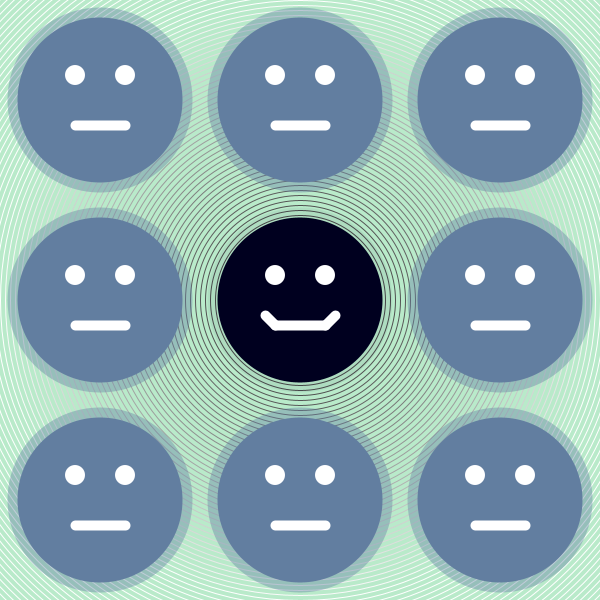
Frame 1 (no input)
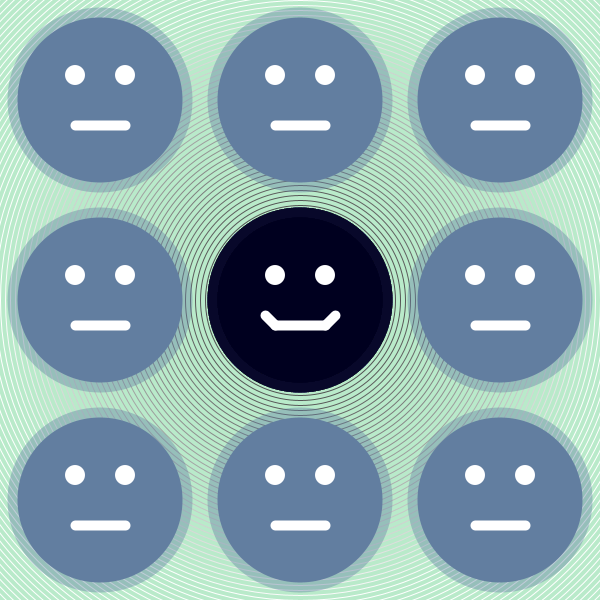
Frame 60 (the mouse pressed at the canvas centre just before this capture)
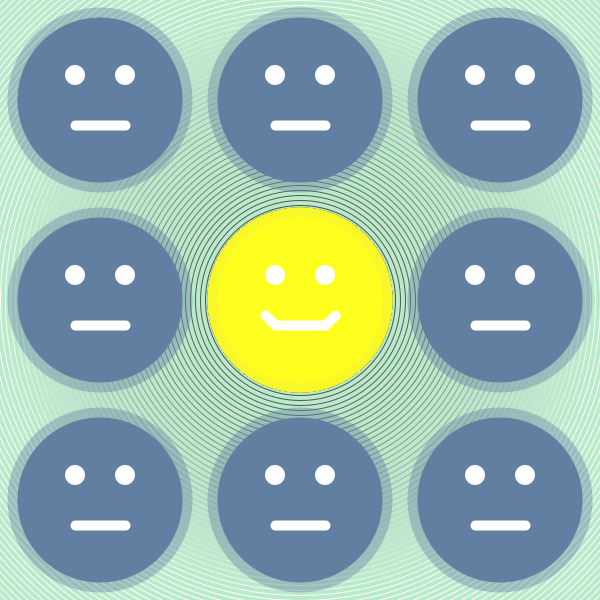
Frame 120 (the mouse held since frame 60 and released just before this capture)

The Processing sketch that drew these frames (run headless with seeded random() and noise(); from frame 60 on, the mouse is pressed at the canvas centre):

// Processing sketch: processing_23276
// ── processing_23276.pde

//Elise's Processing Homework #2
void setup(){
  size(600,600);
  background(185,234,202);
  smooth();

  for(int i = 0; i < 1000; i+=10){
    noFill();
    stroke(map(i,0,600,0,255));
    ellipse(width/2,height/2,i,i);
  }

  //Face: Top Left
  fill(98,126,160,100);
  noStroke();
  ellipseMode(CENTER);
  ellipse(100,100,185,185);
   
  fill(98,126,160);
  noStroke();
  ellipseMode(CENTER);
  ellipse(100,100,165,165);
   
  fill(255);
  ellipse(125,75,20,20);
   
  fill(255);
  ellipse(75,75,20,20);
   
  strokeWeight(10);
  stroke(255);
  line(75,125,125,125);
  
  //Face: Middle Left
  fill(98,126,160,100);
  noStroke();
  ellipseMode(CENTER);
  ellipse(100,300,185,185);
   
  fill(98,126,160);
  noStroke();
  ellipseMode(CENTER);
  ellipse(100,300,165,165);
   
  fill(255);
  ellipse(125,275,20,20);
   
  fill(255);
  ellipse(75,275,20,20);
   
  strokeWeight(10);
  stroke(255);
  line(75,325,125,325);
  
  //Face: Bottom Left
  fill(98,126,160,100);
  noStroke();
  ellipseMode(CENTER);
  ellipse(100,500,185,185);
   
  fill(98,126,160);
  noStroke();
  ellipseMode(CENTER);
  ellipse(100,500,165,165);
   
  fill(255);
  ellipse(125,475,20,20);
   
  fill(255);
  ellipse(75,475,20,20);
   
  strokeWeight(10);
  stroke(255);
  line(75,525,125,525);
  
  //Face: Top Center
  fill(98,126,160,100);
  noStroke();
  ellipseMode(CENTER);
  ellipse(300,100,185,185);
   
  fill(98,126,160);
  noStroke();
  ellipseMode(CENTER);
  ellipse(300,100,165,165);
   
  fill(255);
  ellipse(325,75,20,20);
   
  fill(255);
  ellipse(275,75,20,20);
   
  strokeWeight(10);
  stroke(255);
  line(275,125,325,125);
  
  //Face: Bottom Center
  fill(98,126,160,100);
  noStroke();
  ellipseMode(CENTER);
  ellipse(300,500,185,185);
   
  fill(98,126,160);
  noStroke();
  ellipseMode(CENTER);
  ellipse(300,500,165,165);
   
  fill(255);
  ellipse(325,475,20,20);
   
  fill(255);
  ellipse(275,475,20,20);
   
  strokeWeight(10);
  stroke(255);
  line(275,525,325,525);
  
  //Face: Top Right
  fill(98,126,160,100);
  noStroke();
  ellipseMode(CENTER);
  ellipse(500,100,185,185);
   
  fill(98,126,160);
  noStroke();
  ellipseMode(CENTER);
  ellipse(500,100,165,165);
   
  fill(255);
  ellipse(525,75,20,20);
   
  fill(255);
  ellipse(475,75,20,20);
   
  strokeWeight(10);
  stroke(255);
  line(475,125,525,125);
  
  //Face: Middle Center
  fill(98,126,160,100);
  noStroke();
  ellipseMode(CENTER);
  ellipse(500,300,185,185);
   
  fill(98,126,160);
  noStroke();
  ellipseMode(CENTER);
  ellipse(500,300,165,165);
   
  fill(255);
  ellipse(525,275,20,20);
   
  fill(255);
  ellipse(475,275,20,20);
   
  strokeWeight(10);
  stroke(255);
  line(475,325,525,325);
  
  //Face: Bottom Right
  fill(98,126,160,100);
  noStroke();
  ellipseMode(CENTER);
  ellipse(500,500,185,185);
   
  fill(98,126,160);
  noStroke();
  ellipseMode(CENTER);
  ellipse(500,500,165,165);
   
  fill(255);
  ellipse(525,475,20,20);
   
  fill(255);
  ellipse(475,475,20,20);
   
  strokeWeight(10);
  stroke(255);
  line(475,525,525,525);
}

void draw(){
  //Smile: Middle Center
  fill(mouseX,mouseY,31,15);
  noStroke();
  ellipseMode(CENTER);
  ellipse(300,300,185,185);
   
  fill(mouseX,mouseY,31);
  noStroke();
  ellipseMode(CENTER);
  ellipse(300,300,165,165);
   
  fill(255);
  ellipse(325,275,20,20);
   
  fill(255);
  ellipse(275,275,20,20);
   
  strokeWeight(10);
  stroke(255);
  line(275,325,325,325);
   
  strokeWeight(10);
  stroke(255);
  line(265,315,275,325);
   
  strokeWeight(10);
  stroke(255);
  line(335,315,325,325);
}
